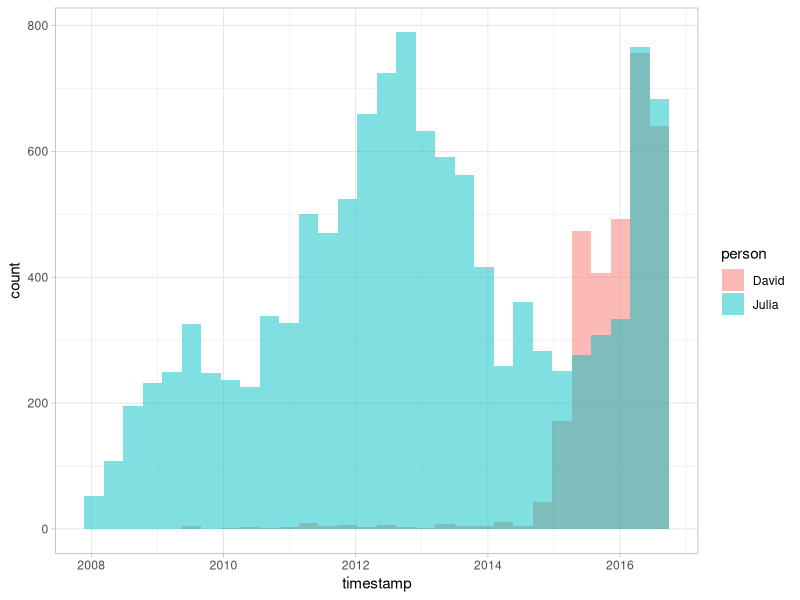
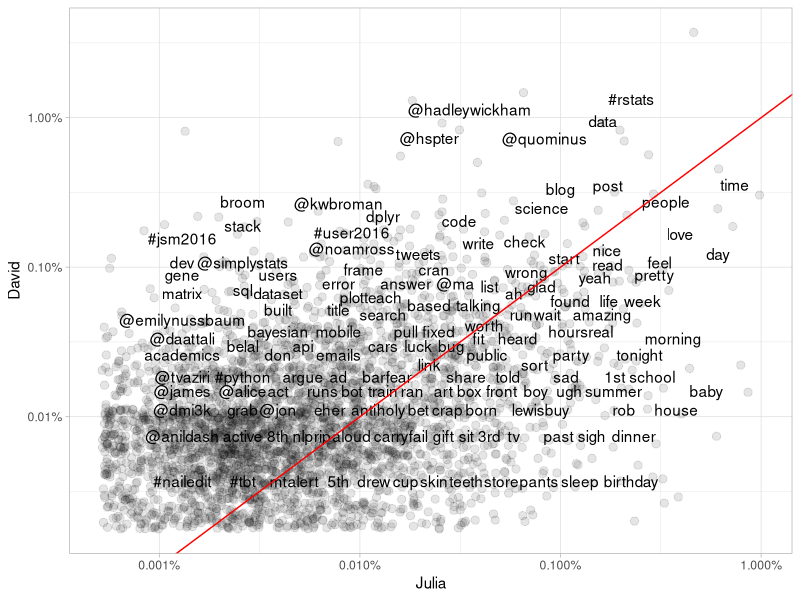

Generate these figures, in order, with R:
## ---- chunk 1
library(knitr)
opts_chunk$set(message = FALSE, warning = FALSE, cache = TRUE)
options(width = 100, dplyr.width = 100)
library(ggplot2)
theme_set(theme_light())
## ---- chunk 2
library(lubridate)
library(ggplot2)
library(dplyr)

tweets_julia <- read.csv("data/tweets_julia.csv", stringsAsFactors = FALSE)
tweets_dave <- read.csv("data/tweets_dave.csv", stringsAsFactors = FALSE)
# take out the timezone thing if we don't do anything with times of day
tweets_julia$timestamp <- with_tz(ymd_hms(tweets_julia$timestamp), 
                                  "America/Denver")
tweets_dave$timestamp <- with_tz(ymd_hms(tweets_dave$timestamp), 
                                 "America/New_York")
tweets <- bind_rows(tweets_julia %>% mutate(person = "Julia"),
                    tweets_dave %>% mutate(person = "David"))
ggplot(tweets, aes(x = timestamp, fill = person)) +
  geom_histogram(alpha = 0.5, position = "identity")
## ---- chunk 3
library(tidytext)
library(stringr)

reg <- "([^A-Za-z\\d#@']|'(?![A-Za-z\\d#@]))"
tidy_tweets <- tweets %>% 
  mutate(text = str_replace_all(text, "https://t.co/[A-Za-z\\d]+|http://[A-Za-z\\d]+|&amp;|&lt;|&gt;|RT", "")) %>%
  unnest_tokens(word, text, token = "regex", pattern = reg) %>%
  filter(!word %in% stop_words$word,
         str_detect(word, "[a-z]"))
## ---- chunk 4
frequency <- tidy_tweets %>% group_by(person) %>% 
  count(word, sort = TRUE) %>% 
  left_join(tidy_tweets %>% group_by(person) %>% summarise(total = n())) %>%
  mutate(freq = n/total)
frequency
## ---- chunk 5
frequency <- inner_join(frequency %>% filter(person == "Julia") %>% rename(Julia = freq),
                        frequency %>% filter(person == "David") %>% rename(David = freq),
                        by = "word") %>% 
  ungroup() %>% select(word, Julia, David)
frequency

library(scales)

ggplot(frequency, aes(Julia, David)) +
  geom_jitter(alpha = 0.1, size = 2.5, width = 0.4, height = 0.4) +
  geom_text(aes(label = word), check_overlap = TRUE, vjust = 1.5) +
  scale_color_gradient(limits = c(0, 0.001), low = "gray30", high = "gray75") +
  scale_x_log10(labels = percent_format()) +
  scale_y_log10(labels = percent_format()) +
  theme(legend.position="none") +
  geom_abline(color = "red")
